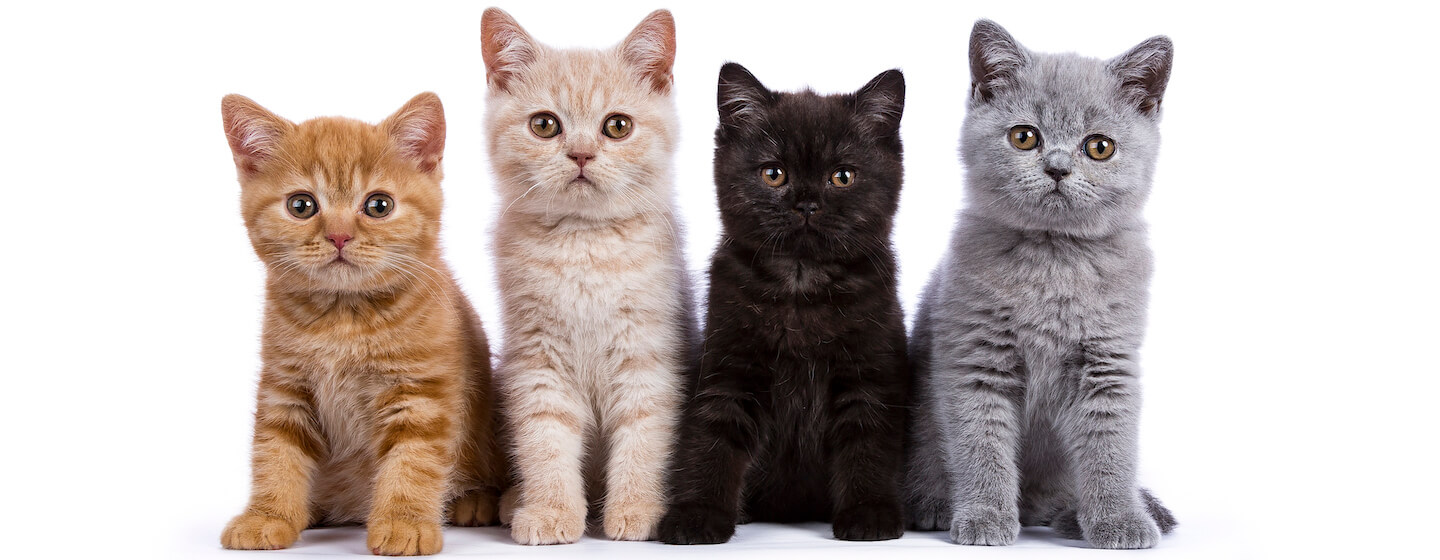
#> input picture Task_1/Section #1 - Basics/Images/cats.jpg, 1440 x 560 px, found by its file name
$ python thresh.py
#> lines starting #> are read from the running program, lines starting #| are printed output that depends on the picture; after the words box and inside, x2 and y2 are one past the last pixel; in counts of white or black regions, pixels touching at a corner belong together
#pylint:disable=no-member

import cv2 as cv

img = cv.imread('Task_One/Section 1 : Basics/Images/cats.jpg')
#> img is the input picture: shape (560, 1440, 3); mean B, G, R 178.9, 182.2, 192.5
cv.imshow('Cats', img)
cv.waitKey(0)

gray = cv.cvtColor(img, cv.COLOR_BGR2GRAY)
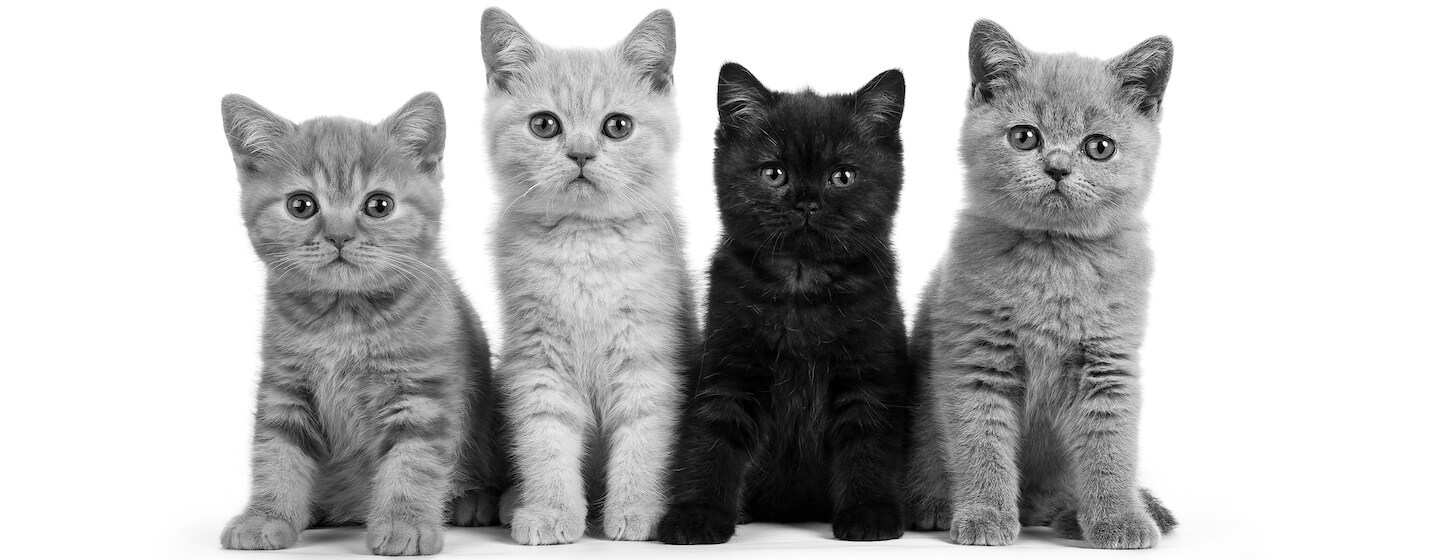
#> gray: shape (560, 1440); min 0, max 255, mean 184.9
cv.imshow('Gray', gray)
cv.waitKey(0)

# Simple Thresholding
threshold, thresh = cv.threshold(gray, 150, 255, cv.THRESH_BINARY )
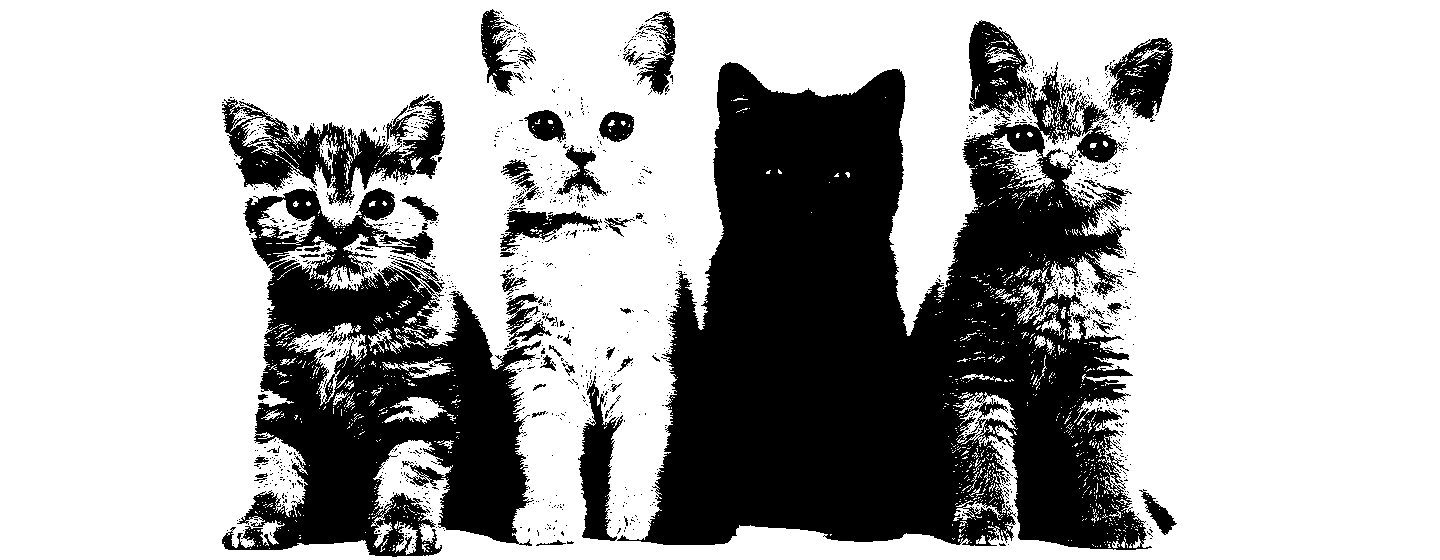
#> thresh: shape (560, 1440); 68.4% white; 1422 black regions (1359 under 20 px), largest, box (x1, y1, x2, y2) and area: (617, 20, 1152, 550) 164680, (222, 187, 541, 557) 58240, (222, 94, 445, 206) 9098
cv.imshow('Simple Thresholded', thresh)
cv.waitKey(0)

threshold, thresh_inv = cv.threshold(gray, 150, 255, cv.THRESH_BINARY_INV )
cv.imshow('Simple Thresholded Inverse', thresh_inv)
cv.waitKey(0)

# Adaptive Thresholding
adaptive_thresh = cv.adaptiveThreshold(gray, 255, cv.ADAPTIVE_THRESH_GAUSSIAN_C, cv.THRESH_BINARY_INV, 11, 9)
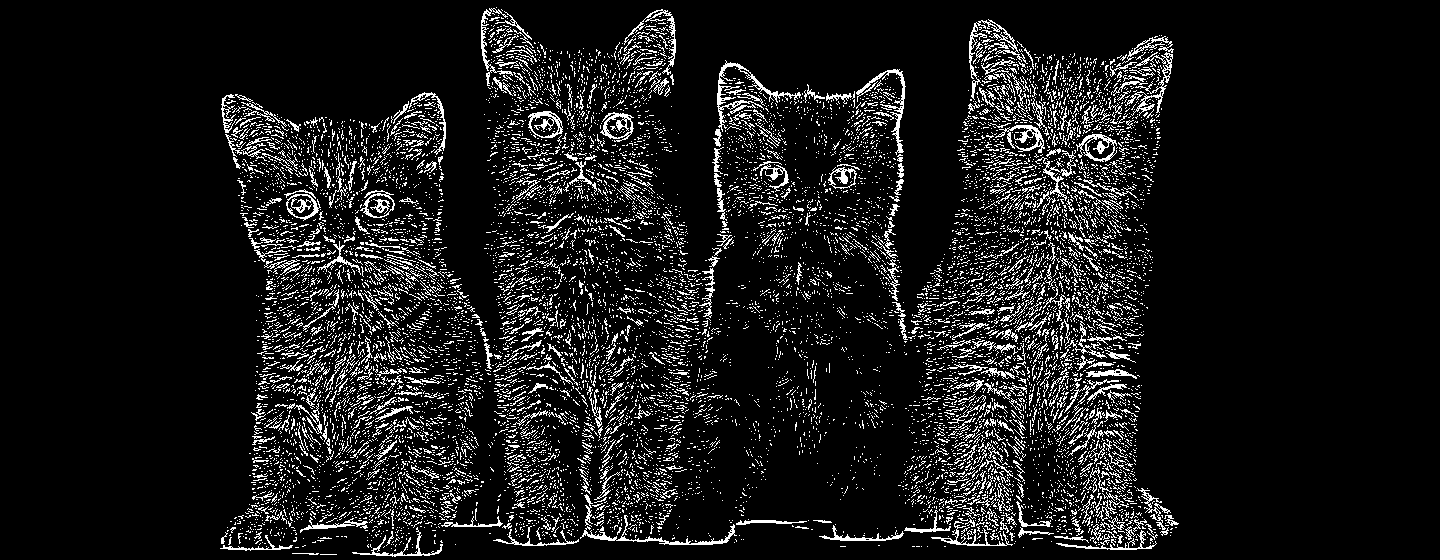
#> adaptive_thresh: shape (560, 1440); 9.7% white in thin lines or dots, all inside (x1, y1, x2, y2) = (220, 7, 1179, 557)
cv.imshow('Adaptive Thresholding', adaptive_thresh)

cv.waitKey(0)
